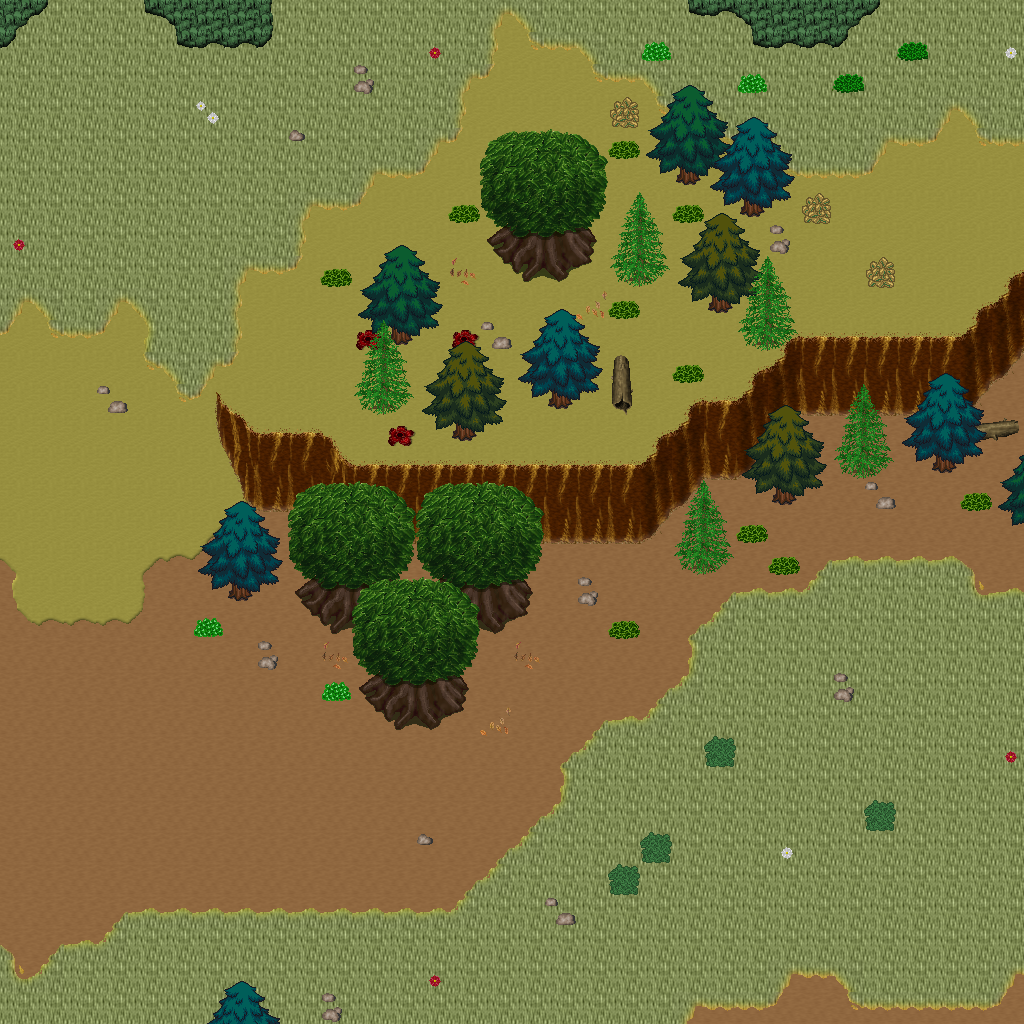

Rendered tile map (Tiled .tmx) drawn with the repository's tilesets; below, a short description and the map source with its tile grids summarised:
An orthogonal 32x32 tile map with 32x32 px tiles, 5 tile layers (Ground, Objects, Objects2, Above, ...), 1 hidden layer not drawn, 48 tilesets.

<map version="1.10" tiledversion="1.11.0" orientation="orthogonal" renderorder="right-down" width="32" height="32" tilewidth="32" tileheight="32" infinite="0" nextlayerid="11" nextobjectid="1">
 <tileset firstgid="1" name="ground_ground" tilewidth="32" tileheight="32" tilecount="33" columns="3">
  <image source="../drawable/ground_ground.png" width="96" height="352" />
 </tileset>
 <tileset firstgid="34" name="ground_ground_2" tilewidth="32" tileheight="32" tilecount="4" columns="4">
  <image source="../drawable/ground_ground_2.png" width="128" height="32" />
 </tileset>
 <tileset firstgid="38" name="ground_ridge_earth_dark" tilewidth="32" tileheight="32" tilecount="96" columns="12">
  <image source="../drawable/ground_ridge_earth_dark.png" width="384" height="256" />
 </tileset>
 <tileset firstgid="134" name="plant_grasses" tilewidth="32" tileheight="32" tilecount="6" columns="3">
  <image source="../drawable/plant_grasses.png" width="96" height="64" />
 </tileset>
 <tileset firstgid="140" name="plant_bush_bushes" tilewidth="32" tileheight="32" tilecount="10" columns="5">
  <image source="../drawable/plant_bush_bushes.png" width="160" height="64" />
 </tileset>
 <tileset firstgid="150" name="plant_flower_daisy_white" tilewidth="32" tileheight="32" tilecount="8" columns="2">
  <image source="../drawable/plant_flower_daisy_white.png" width="64" height="128" />
 </tileset>
 <tileset firstgid="158" name="building_fence_fence_chunky" tilewidth="32" tileheight="32" tilecount="21" columns="3">
  <image source="../drawable/building_fence_fence_chunky.png" width="96" height="224" />
 </tileset>
 <tileset firstgid="179" name="ground_rock_rocks_2" tilewidth="32" tileheight="32" tilecount="4" columns="2">
  <image source="../drawable/ground_rock_rocks_2.png" width="64" height="64" />
 </tileset>
 <tileset firstgid="183" name="building_roof_green" tilewidth="32" tileheight="32" tilecount="20" columns="5">
  <image source="../drawable/building_roof_green.png" width="160" height="128" />
 </tileset>
 <tileset firstgid="203" name="building_wall_wall_brown" tilewidth="32" tileheight="32" tilecount="12" columns="3">
  <image source="../drawable/building_wall_wall_brown.png" width="96" height="128" />
 </tileset>
 <tileset firstgid="215" name="plant_flower_daisy_red" tilewidth="32" tileheight="32" tilecount="8" columns="2">
  <image source="../drawable/plant_flower_daisy_red.png" width="64" height="128" />
 </tileset>
 <tileset firstgid="223" name="item_corpse_huge_animal" tilewidth="32" tileheight="32" tilecount="16" columns="2">
  <image source="../drawable/item_corpse_huge_animal.png" width="64" height="256" />
 </tileset>
 <tileset firstgid="239" name="plant_stump_rectangular" tilewidth="32" tileheight="32" tilecount="4" columns="2">
  <image source="../drawable/plant_stump_rectangular.png" width="64" height="64" />
 </tileset>
 <tileset firstgid="243" name="ground_rock_pebbles" tilewidth="32" tileheight="32" tilecount="3" columns="1">
  <image source="../drawable/ground_rock_pebbles.png" width="32" height="96" />
 </tileset>
 <tileset firstgid="246" name="plant_tree_tree_green" tilewidth="32" tileheight="32" tilecount="88" columns="8">
  <image source="../drawable/plant_tree_tree_green.png" width="256" height="352" />
 </tileset>
 <tileset firstgid="334" name="item_pot_dark_barrel" tilewidth="32" tileheight="32" tilecount="2" columns="1">
  <image source="../drawable/item_pot_dark_barrel.png" width="32" height="64" />
 </tileset>
 <tileset firstgid="336" name="plant_leaves" tilewidth="32" tileheight="32" tilecount="8" columns="4">
  <image source="../drawable/plant_leaves.png" width="128" height="64" />
 </tileset>
 <tileset firstgid="344" name="item_statue_cross" tilewidth="32" tileheight="32" tilecount="1" columns="1">
  <image source="../drawable/item_statue_cross.png" width="32" height="32" />
 </tileset>
 <tileset firstgid="345" name="ground_ladder_vertical_dark" tilewidth="32" tileheight="32" tilecount="3" columns="3">
  <image source="../drawable/ground_ladder_vertical_dark.png" width="96" height="32" />
 </tileset>
 <tileset firstgid="348" name="furniture_light_dark_torch" tilewidth="32" tileheight="32" tilecount="8" columns="2">
  <image source="../drawable/furniture_light_dark_torch.png" width="64" height="128" />
 </tileset>
 <tileset firstgid="356" name="building_door_door_n" tilewidth="32" tileheight="32" tilecount="6" columns="3">
  <image source="../drawable/building_door_door_n.png" width="96" height="64" />
 </tileset>
 <tileset firstgid="362" name="building_window_window_long" tilewidth="32" tileheight="32" tilecount="3" columns="3">
  <image source="../drawable/building_window_window_long.png" width="96" height="32" />
 </tileset>
 <tileset firstgid="365" name="building_roof_yellow" tilewidth="32" tileheight="32" tilecount="20" columns="5">
  <image source="../drawable/building_roof_yellow.png" width="160" height="128" />
 </tileset>
 <tileset firstgid="385" name="plant_vine" tilewidth="32" tileheight="32" tilecount="3" columns="1">
  <image source="../drawable/plant_vine.png" width="32" height="96" />
 </tileset>
 <tileset firstgid="388" name="logic_portal" tilewidth="32" tileheight="32" tilecount="24" columns="8">
  <image source="../drawable/logic_portal.png" width="256" height="96" />
 </tileset>
 <tileset firstgid="412" name="logic_collision" tilewidth="32" tileheight="32" tilecount="1" columns="1">
  <image source="../drawable/logic_collision.png" width="32" height="32" />
 </tileset>
 <tileset firstgid="413" name="logic_protection" tilewidth="32" tileheight="32" tilecount="2" columns="2">
  <image source="../drawable/logic_protection.png" width="64" height="32" />
 </tileset>
 <tileset firstgid="415" name="ground_green_paving" tilewidth="32" tileheight="32" tilecount="18" columns="3">
  <image source="../drawable/ground_green_paving.png" width="96" height="192" />
 </tileset>
 <tileset firstgid="433" name="ground_grass_2" tilewidth="32" tileheight="32" tilecount="21" columns="3">
  <image source="../drawable/ground_grass_2.png" width="96" height="224" />
 </tileset>
 <tileset firstgid="454" name="ground_earth_edges" tilewidth="32" tileheight="32" tilecount="18" columns="6">
  <image source="../drawable/ground_earth_edges.png" width="192" height="96" />
 </tileset>
 <tileset firstgid="472" name="ground_grass_corners" tilewidth="32" tileheight="32" tilecount="24" columns="6">
  <image source="../drawable/ground_grass_corners.png" width="192" height="128" />
 </tileset>
 <tileset firstgid="496" name="ground_earth_edges_yellowgreen" tilewidth="32" tileheight="32" tilecount="15" columns="5">
  <image source="../drawable/ground_earth_edges_yellowgreen.png" width="160" height="96" />
 </tileset>
 <tileset firstgid="511" name="ground_water_pool" tilewidth="32" tileheight="32" tilecount="72" columns="3">
  <image source="../drawable/ground_water_pool.png" width="96" height="768" />
 </tileset>
 <tileset firstgid="583" name="building_house_pink_blue" tilewidth="32" tileheight="32" tilecount="99" columns="11">
  <image source="../drawable/building_house_pink_blue.png" width="352" height="288" />
 </tileset>
 <tileset firstgid="682" name="plant_flower_foxgloves" tilewidth="32" tileheight="32" tilecount="4" columns="2">
  <image source="../drawable/plant_flower_foxgloves.png" width="64" height="64" />
 </tileset>
 <tileset firstgid="686" name="plant_tree_evergreen" tilewidth="32" tileheight="32" tilecount="36" columns="3">
  <image source="../drawable/plant_tree_evergreen.png" width="96" height="384" />
 </tileset>
 <tileset firstgid="722" name="plant_tree_spruce" tilewidth="32" tileheight="32" tilecount="6" columns="2">
  <image source="../drawable/plant_tree_spruce.png" width="64" height="96" />
 </tileset>
 <tileset firstgid="728" name="plant_bush_large_green" tilewidth="32" tileheight="32" tilecount="9" columns="3">
  <image source="../drawable/plant_bush_large_green.png" width="96" height="96" />
 </tileset>
 <tileset firstgid="737" name="plant_stump_hollow_logs" tilewidth="32" tileheight="32" tilecount="6" columns="3">
  <image source="../drawable/plant_stump_hollow_logs.png" width="96" height="64" />
 </tileset>
 <tileset firstgid="743" name="plant_stump_small_stump" tilewidth="32" tileheight="32" tilecount="4" columns="2">
  <image source="../drawable/plant_stump_small_stump.png" width="64" height="64" />
 </tileset>
 <tileset firstgid="747" name="plant_bush_bush_pinks" tilewidth="32" tileheight="32" tilecount="4" columns="2">
  <image source="../drawable/plant_bush_bush_pinks.png" width="64" height="64" />
 </tileset>
 <tileset firstgid="751" name="building_outhouse" tilewidth="32" tileheight="32" tilecount="12" columns="3">
  <image source="../drawable/building_outhouse.png" width="96" height="128" />
 </tileset>
 <tileset firstgid="763" name="item_pot_wooden_bins" tilewidth="32" tileheight="32" tilecount="4" columns="2">
  <image source="../drawable/item_pot_wooden_bins.png" width="64" height="64" />
 </tileset>
 <tileset firstgid="767" name="ground_dry_grass" tilewidth="32" tileheight="32" tilecount="54" columns="9">
  <image source="../drawable/ground_dry_grass.png" width="288" height="192" />
 </tileset>
 <tileset firstgid="821" name="ground_grass_edges" tilewidth="32" tileheight="32" tilecount="36" columns="12">
  <image source="../drawable/ground_grass_edges.png" width="384" height="96" />
 </tileset>
 <tileset firstgid="857" name="light_light_1x1" tilewidth="32" tileheight="32" tilecount="3" columns="3">
  <image source="../drawable/light_light_1x1.png" width="96" height="32" />
 </tileset>
 <tileset firstgid="860" name="building_huts" tilewidth="32" tileheight="32" tilecount="338" columns="26">
  <image source="../drawable/building_huts.png" width="832" height="416" />
 </tileset>
 <tileset firstgid="1198" name="light_door_light" tilewidth="32" tileheight="32" tilecount="12" columns="3">
  <image source="../drawable/light_door_light.png" width="96" height="128" />
 </tileset>
 <layer id="1" name="Ground" width="32" height="32">
  <data>[1024 cells, 1024 non-empty, 4 distinct tile ids]</data>
 </layer>
 <layer id="2" name="Objects" width="32" height="32">
  <data>[1024 cells, 330 non-empty, 70 distinct tile ids]</data>
 </layer>
 <layer id="3" name="Objects2" width="32" height="32">
  <data>[1024 cells, 4 non-empty, 4 distinct tile ids]</data>
 </layer>
 <layer id="4" name="Above" width="32" height="32">
  <data>[1024 cells, 93 non-empty, 30 distinct tile ids]</data>
 </layer>
 <layer id="5" name="Above2" width="32" height="32">
  <data>[1024 cells, 76 non-empty, 17 distinct tile ids]</data>
 </layer>
 <layer id="6" name="Walkable" width="32" height="32" visible="0">
  <data>[1024 cells, 128 non-empty, 1 distinct tile ids]</data>
 </layer>
 <objectgroup id="7" name="Mapevents" />
 <objectgroup id="8" name="Spawn" />
 <objectgroup id="9" name="Keys" />
 <objectgroup id="10" name="Replace" />
</map>
